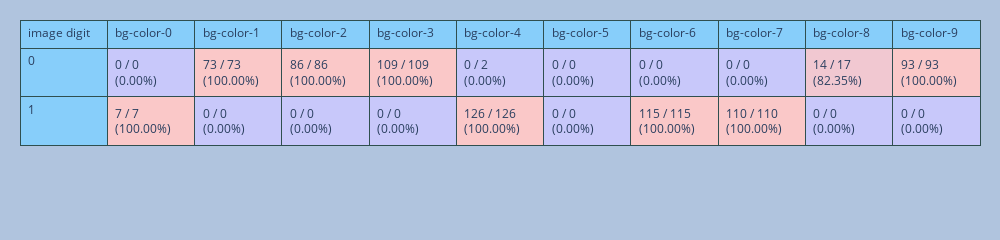
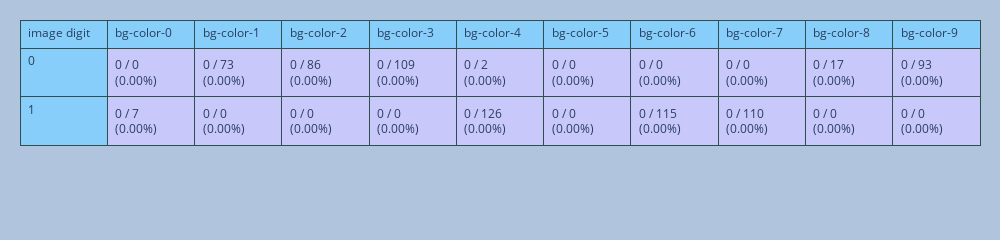
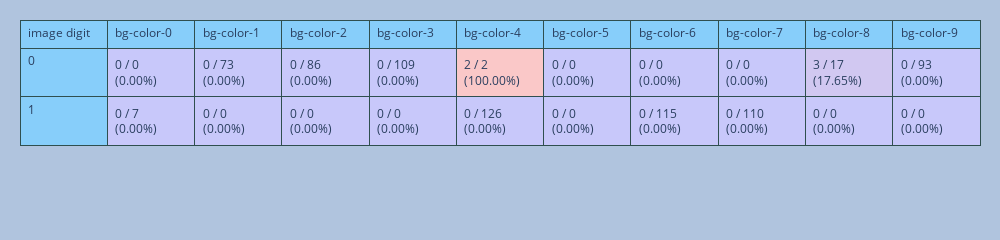
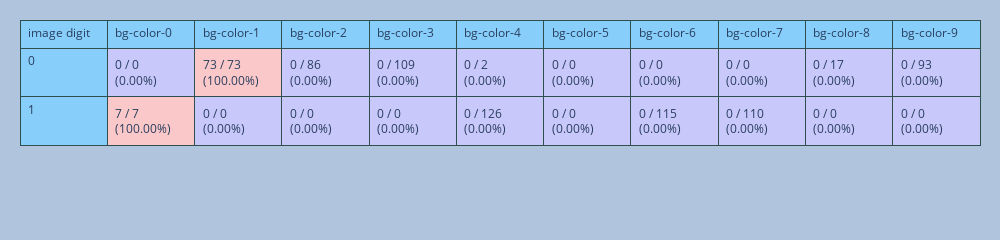

The notebook cell saved with these charts, in order:
### Code cell
DF = lib_analysis.read_problem(Path('.'), '.')

display(DF)

df = DF.sample(1).reset_index(drop=True)

gin.parse_config_file('config.gin')

tf.keras.backend.clear_session()


problem = lib_biased_mnist.BiasedMnistProblem()

in_dist = tf.data.Dataset.from_tensor_slices(
            problem.filter_tensors(*lib_biased_mnist.get_biased_mnist_data("~/.datasets/mnist/", 1.0, train=True))).cache()

oo_dist = tf.data.Dataset.from_tensor_slices(
            problem.filter_tensors(*lib_biased_mnist.get_biased_mnist_data("~/.datasets/mnist/", 0.0, train=False))).cache()

models = problem.models

for im, m in enumerate(models):
    for v in m.trainable_variables:
        w = df['weights'][0][str(im)]
        assert v.name in w
        v.assign(w[v.name])

in_X, in_y, in_y_biased, in_y_hat = process_dataset(in_dist, models)
oo_X, oo_y, oo_y_biased, oo_y_hat = process_dataset(oo_dist, models)

print('On OOD:')
print_statistics(oo_X, oo_y, oo_y_biased, oo_y_hat, print_confusion_matrices=True)

### Figure 1 — Plotly figure (JSON) as saved in the notebook; plotly's stock layout.template omitted (floating-point values rounded to 4 significant figures)
{"data": [{"cells": {"align": "left", "fill": {"color": [["lightskyblue", "lightskyblue"], ["rgb(200.0, 200.0, 250.0)", "rgb(250.0, 200.0, 200.0)"], ["rgb(250.0, 200.0, 200.0)", "rgb(200.0, 200.0, 250.0)"], ["rgb(250.0, 200.0, 200.0)", "rgb(200.0, 200.0, 250.0)"], ["rgb(250.0, 200.0, 200.0)", "rgb(200.0, 200.0, 250.0)"], ["rgb(200.0, 200.0, 250.0)", "rgb(250.0, 200.0, 200.0)"], ["rgb(200.0, 200.0, 250.0)", "rgb(200.0, 200.0, 250.0)"], ["rgb(200.0, 200.0, 250.0)", "rgb(250.0, 200.0, 200.0)"], ["rgb(200.0, 200.0, 250.0)", "rgb(250.0, 200.0, 200.0)"], ["rgb(241.0, 200.0, 209.0)", "rgb(200.0, 200.0, 250.0)"], ["rgb(250.0, 200.0, 200.0)", "rgb(200.0, 200.0, 250.0)"]]}, "line": {"color": "darkslategray"}, "values": [["0", "1"], ["0 / 0 (0.00%)", "7 / 7 (100.00%)"], ["73 / 73 (100.00%)", "0 / 0 (0.00%)"], ["86 / 86 (100.00%)", "0 / 0 (0.00%)"], ["109 / 109 (100.00%)", "0 / 0 (0.00%)"], ["0 / 2 (0.00%)", "126 / 126 (100.00%)"], ["0 / 0 (0.00%)", "0 / 0 (0.00%)"], ["0 / 0 (0.00%)", "115 / 115 (100.00%)"], ["0 / 0 (0.00%)", "110 / 110 (100.00%)"], ["14 / 17 (82.35%)", "0 / 0 (0.00%)"], ["93 / 93 (100.00%)", "0 / 0 (0.00%)"]]}, "header": {"align": "left", "fill": {"color": "lightskyblue"}, "line": {"color": "darkslategray"}, "values": ["image digit", "bg-color-0", "bg-color-1", "bg-color-2", "bg-color-3", "bg-color-4", "bg-color-5", "bg-color-6", "bg-color-7", "bg-color-8", "bg-color-9"]}, "type": "table"}], "layout": {"height": 150, "margin": {"b": 0, "l": 20, "pad": 0, "r": 20, "t": 20}, "paper_bgcolor": "LightSteelBlue", "width": 1000, "yaxis": {"automargin": true}}}

### Figure 2 — Plotly figure (JSON) as saved in the notebook; plotly's stock layout.template omitted (floating-point values rounded to 4 significant figures)
{"data": [{"cells": {"align": "left", "fill": {"color": [["lightskyblue", "lightskyblue"], ["rgb(200.0, 200.0, 250.0)", "rgb(200.0, 200.0, 250.0)"], ["rgb(200.0, 200.0, 250.0)", "rgb(200.0, 200.0, 250.0)"], ["rgb(200.0, 200.0, 250.0)", "rgb(200.0, 200.0, 250.0)"], ["rgb(200.0, 200.0, 250.0)", "rgb(200.0, 200.0, 250.0)"], ["rgb(200.0, 200.0, 250.0)", "rgb(200.0, 200.0, 250.0)"], ["rgb(200.0, 200.0, 250.0)", "rgb(200.0, 200.0, 250.0)"], ["rgb(200.0, 200.0, 250.0)", "rgb(200.0, 200.0, 250.0)"], ["rgb(200.0, 200.0, 250.0)", "rgb(200.0, 200.0, 250.0)"], ["rgb(200.0, 200.0, 250.0)", "rgb(200.0, 200.0, 250.0)"], ["rgb(200.0, 200.0, 250.0)", "rgb(200.0, 200.0, 250.0)"]]}, "line": {"color": "darkslategray"}, "values": [["0", "1"], ["0 / 0 (0.00%)", "0 / 7 (0.00%)"], ["0 / 73 (0.00%)", "0 / 0 (0.00%)"], ["0 / 86 (0.00%)", "0 / 0 (0.00%)"], ["0 / 109 (0.00%)", "0 / 0 (0.00%)"], ["0 / 2 (0.00%)", "0 / 126 (0.00%)"], ["0 / 0 (0.00%)", "0 / 0 (0.00%)"], ["0 / 0 (0.00%)", "0 / 115 (0.00%)"], ["0 / 0 (0.00%)", "0 / 110 (0.00%)"], ["0 / 17 (0.00%)", "0 / 0 (0.00%)"], ["0 / 93 (0.00%)", "0 / 0 (0.00%)"]]}, "header": {"align": "left", "fill": {"color": "lightskyblue"}, "line": {"color": "darkslategray"}, "values": ["image digit", "bg-color-0", "bg-color-1", "bg-color-2", "bg-color-3", "bg-color-4", "bg-color-5", "bg-color-6", "bg-color-7", "bg-color-8", "bg-color-9"]}, "type": "table"}], "layout": {"height": 150, "margin": {"b": 0, "l": 20, "pad": 0, "r": 20, "t": 20}, "paper_bgcolor": "LightSteelBlue", "width": 1000, "yaxis": {"automargin": true}}}

### Figure 3 — Plotly figure (JSON) as saved in the notebook; plotly's stock layout.template omitted (floating-point values rounded to 4 significant figures)
{"data": [{"cells": {"align": "left", "fill": {"color": [["lightskyblue", "lightskyblue"], ["rgb(200.0, 200.0, 250.0)", "rgb(200.0, 200.0, 250.0)"], ["rgb(200.0, 200.0, 250.0)", "rgb(200.0, 200.0, 250.0)"], ["rgb(200.0, 200.0, 250.0)", "rgb(200.0, 200.0, 250.0)"], ["rgb(200.0, 200.0, 250.0)", "rgb(200.0, 200.0, 250.0)"], ["rgb(250.0, 200.0, 200.0)", "rgb(200.0, 200.0, 250.0)"], ["rgb(200.0, 200.0, 250.0)", "rgb(200.0, 200.0, 250.0)"], ["rgb(200.0, 200.0, 250.0)", "rgb(200.0, 200.0, 250.0)"], ["rgb(200.0, 200.0, 250.0)", "rgb(200.0, 200.0, 250.0)"], ["rgb(209.0, 200.0, 241.0)", "rgb(200.0, 200.0, 250.0)"], ["rgb(200.0, 200.0, 250.0)", "rgb(200.0, 200.0, 250.0)"]]}, "line": {"color": "darkslategray"}, "values": [["0", "1"], ["0 / 0 (0.00%)", "0 / 7 (0.00%)"], ["0 / 73 (0.00%)", "0 / 0 (0.00%)"], ["0 / 86 (0.00%)", "0 / 0 (0.00%)"], ["0 / 109 (0.00%)", "0 / 0 (0.00%)"], ["2 / 2 (100.00%)", "0 / 126 (0.00%)"], ["0 / 0 (0.00%)", "0 / 0 (0.00%)"], ["0 / 0 (0.00%)", "0 / 115 (0.00%)"], ["0 / 0 (0.00%)", "0 / 110 (0.00%)"], ["3 / 17 (17.65%)", "0 / 0 (0.00%)"], ["0 / 93 (0.00%)", "0 / 0 (0.00%)"]]}, "header": {"align": "left", "fill": {"color": "lightskyblue"}, "line": {"color": "darkslategray"}, "values": ["image digit", "bg-color-0", "bg-color-1", "bg-color-2", "bg-color-3", "bg-color-4", "bg-color-5", "bg-color-6", "bg-color-7", "bg-color-8", "bg-color-9"]}, "type": "table"}], "layout": {"height": 150, "margin": {"b": 0, "l": 20, "pad": 0, "r": 20, "t": 20}, "paper_bgcolor": "LightSteelBlue", "width": 1000, "yaxis": {"automargin": true}}}

### Figure 4 — Plotly figure (JSON) as saved in the notebook; plotly's stock layout.template omitted (floating-point values rounded to 4 significant figures)
{"data": [{"cells": {"align": "left", "fill": {"color": [["lightskyblue", "lightskyblue"], ["rgb(200.0, 200.0, 250.0)", "rgb(250.0, 200.0, 200.0)"], ["rgb(250.0, 200.0, 200.0)", "rgb(200.0, 200.0, 250.0)"], ["rgb(200.0, 200.0, 250.0)", "rgb(200.0, 200.0, 250.0)"], ["rgb(200.0, 200.0, 250.0)", "rgb(200.0, 200.0, 250.0)"], ["rgb(200.0, 200.0, 250.0)", "rgb(200.0, 200.0, 250.0)"], ["rgb(200.0, 200.0, 250.0)", "rgb(200.0, 200.0, 250.0)"], ["rgb(200.0, 200.0, 250.0)", "rgb(200.0, 200.0, 250.0)"], ["rgb(200.0, 200.0, 250.0)", "rgb(200.0, 200.0, 250.0)"], ["rgb(200.0, 200.0, 250.0)", "rgb(200.0, 200.0, 250.0)"], ["rgb(200.0, 200.0, 250.0)", "rgb(200.0, 200.0, 250.0)"]]}, "line": {"color": "darkslategray"}, "values": [["0", "1"], ["0 / 0 (0.00%)", "7 / 7 (100.00%)"], ["73 / 73 (100.00%)", "0 / 0 (0.00%)"], ["0 / 86 (0.00%)", "0 / 0 (0.00%)"], ["0 / 109 (0.00%)", "0 / 0 (0.00%)"], ["0 / 2 (0.00%)", "0 / 126 (0.00%)"], ["0 / 0 (0.00%)", "0 / 0 (0.00%)"], ["0 / 0 (0.00%)", "0 / 115 (0.00%)"], ["0 / 0 (0.00%)", "0 / 110 (0.00%)"], ["0 / 17 (0.00%)", "0 / 0 (0.00%)"], ["0 / 93 (0.00%)", "0 / 0 (0.00%)"]]}, "header": {"align": "left", "fill": {"color": "lightskyblue"}, "line": {"color": "darkslategray"}, "values": ["image digit", "bg-color-0", "bg-color-1", "bg-color-2", "bg-color-3", "bg-color-4", "bg-color-5", "bg-color-6", "bg-color-7", "bg-color-8", "bg-color-9"]}, "type": "table"}], "layout": {"height": 150, "margin": {"b": 0, "l": 20, "pad": 0, "r": 20, "t": 20}, "paper_bgcolor": "LightSteelBlue", "width": 1000, "yaxis": {"automargin": true}}}
